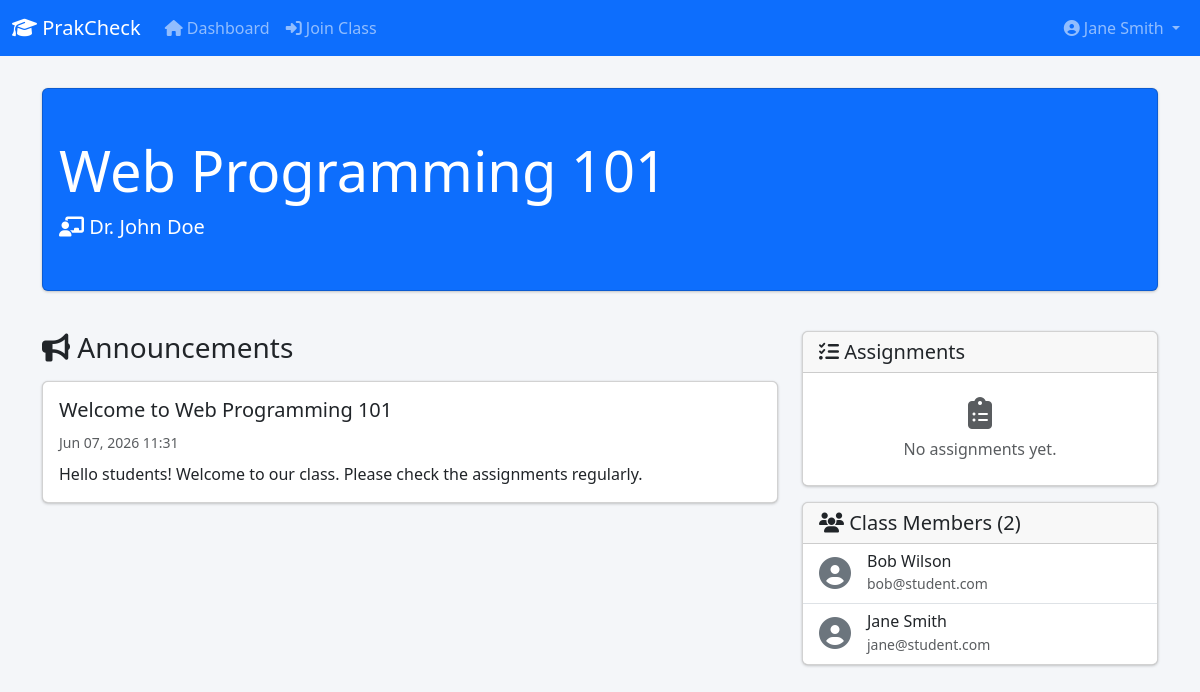
The page /class.php?id=1 (signed in) on the database its author committed.
### tables this page shows
CREATE TABLE classes (
    id INT AUTO_INCREMENT PRIMARY KEY,
    name VARCHAR(150) NOT NULL,
    code VARCHAR(10) NOT NULL UNIQUE,
    assistant_id INT NOT NULL,
    created_at DATETIME DEFAULT CURRENT_TIMESTAMP,
    FOREIGN KEY (assistant_id) REFERENCES users(id) ON DELETE CASCADE,
    INDEX idx_code (code),
    INDEX idx_assistant (assistant_id)
);

CREATE TABLE users (
    id INT AUTO_INCREMENT PRIMARY KEY,
    name VARCHAR(100) NOT NULL,
    email VARCHAR(100) NOT NULL UNIQUE,
    password VARCHAR(255) NOT NULL,
    role ENUM('assistant', 'student') NOT NULL,
    created_at DATETIME DEFAULT CURRENT_TIMESTAMP,
    INDEX idx_email (email),
    INDEX idx_role (role)
);

CREATE TABLE announcements (
    id INT AUTO_INCREMENT PRIMARY KEY,
    class_id INT NOT NULL,
    assistant_id INT NOT NULL,
    title VARCHAR(200) NOT NULL,
    content TEXT NOT NULL,
    created_at DATETIME DEFAULT CURRENT_TIMESTAMP,
    FOREIGN KEY (class_id) REFERENCES classes(id) ON DELETE CASCADE,
    FOREIGN KEY (assistant_id) REFERENCES users(id) ON DELETE CASCADE,
    INDEX idx_class (class_id),
    INDEX idx_created (created_at)
);

CREATE TABLE class_members (
    id INT AUTO_INCREMENT PRIMARY KEY,
    class_id INT NOT NULL,
    user_id INT NOT NULL,
    joined_at DATETIME DEFAULT CURRENT_TIMESTAMP,
    UNIQUE KEY unique_member (class_id, user_id),
    FOREIGN KEY (class_id) REFERENCES classes(id) ON DELETE CASCADE,
    FOREIGN KEY (user_id) REFERENCES users(id) ON DELETE CASCADE,
    INDEX idx_class (class_id),
    INDEX idx_user (user_id)
);

### includes/auth.php (called while the page is built, shortened)
<?php
function isLoggedIn(): bool {
    return isset($_SESSION['user_id']) && isset($_SESSION['user_role']);
}
function getCurrentUserRole(): ?string {
    return $_SESSION['user_role'] ?? null;
}
function getCurrentUserName(): ?string {
    return $_SESSION['user_name'] ?? null;
}

### includes/functions.php (called while the page is built, shortened)
<?php
function e(string $string): string {
    return htmlspecialchars($string, ENT_QUOTES, 'UTF-8');
}

### class.php (the view, shortened to what this page needs)
<?php
require_once 'includes/header.php';
$classId = isset($_GET['id']) ? (int)$_GET['id'] : 0;
try {
    $stmt = $pdo->prepare("
        SELECT c.*, u.name as assistant_name
        FROM classes c
        JOIN users u ON c.assistant_id = u.id
        WHERE c.id = ?
    ");
    $stmt->execute([$classId]);
    $class = $stmt->fetch();
    $stmt = $pdo->prepare("
        SELECT * FROM announcements
        WHERE class_id = ?
        ORDER BY created_at DESC
    ");
    $stmt->execute([$classId]);
    $announcements = $stmt->fetchAll();
    $stmt = $pdo->prepare("
        SELECT * FROM assignments
        WHERE class_id = ?
        ORDER BY created_at DESC
    ");
    $stmt->execute([$classId]);
    $assignments = $stmt->fetchAll();
    $stmt = $pdo->prepare("
        SELECT u.name, u.email, cm.joined_at
        FROM class_members cm
        JOIN users u ON cm.user_id = u.id
        WHERE cm.class_id = ?
        ORDER BY u.name ASC
    ");
    $stmt->execute([$classId]);
    $classMembers = $stmt->fetchAll();
} catch (PDOException $e) {
    setFlashMessage('danger', 'An error occurred while fetching class details.');
    header('Location: dashboard.php');
    exit;
}
?>
<div class="row mb-4">
    <div class="col-12">
        <div class="card bg-primary text-white">
            <div class="card-body py-5">
                <h1 class="display-4"><?= e($class['name']) ?></h1>
                <p class="lead mb-0">
                    <i class="fas fa-chalkboard-teacher"></i> <?= e($class['assistant_name']) ?>
                </p>
            </div>
        </div>
    </div>
</div>
<div class="row">
    <div class="col-md-8">
        <div class="d-flex justify-content-between align-items-center mb-3">
            <h3 class="mb-0"><i class="fas fa-bullhorn"></i> Announcements</h3>
        </div>
        <?php if (empty($announcements)): ?>
            <div class="card mb-3">
                <div class="card-body text-center text-muted py-5">
                    <i class="fas fa-comment-slash fa-3x mb-3"></i>
                    <p>No announcements yet.</p>
                </div>
            </div>
        <?php else: ?>
            <?php foreach ($announcements as $announcement): ?>
                <div class="card mb-3">
                    <div class="card-body">
                        <div class="d-flex justify-content-between align-items-start">
                            <div>
                                <h5 class="card-title"><?= e($announcement['title']) ?></h5>
                                <small class="text-muted">
                                    <?= date('M d, Y H:i', strtotime($announcement['created_at'])) ?>
                                </small>
                            </div>
                        </div>
                        <p class="card-text mt-2"><?= nl2br(e($announcement['content'])) ?></p>
                    </div>
                </div>
            <?php endforeach; ?>
        <?php endif; ?>
    </div>
    <div class="col-md-4">
        <div class="card mb-3">
            <div class="card-header d-flex justify-content-between align-items-center">
                <h5 class="mb-0"><i class="fas fa-tasks"></i> Assignments</h5>
            </div>
            <ul class="list-group list-group-flush">
                <?php if (empty($assignments)): ?>
                    <li class="list-group-item text-muted text-center py-4">
                        <i class="fas fa-clipboard-list fa-2x mb-2"></i><br>
                        No assignments yet.
                    </li>
                <?php endif; ?>
            </ul>
        </div>
        <div class="card mb-3">
            <div class="card-header">
                <h5 class="mb-0"><i class="fas fa-users"></i> Class Members (<?= count($classMembers) ?>)</h5>
            </div>
            <ul class="list-group list-group-flush" style="max-height: 300px; overflow-y: auto;">
                <?php if (empty($classMembers)): ?>
                    <li class="list-group-item text-muted text-center py-3">
                        No students have joined yet.
                    </li>
                <?php else: ?>
                    <?php foreach ($classMembers as $member): ?>
                        <li class="list-group-item d-flex align-items-center">
                            <div class="flex-shrink-0 me-3">
                                <i class="fas fa-user-circle fa-2x text-secondary"></i>
                            </div>
                            <div>
                                <h6 class="mb-0"><?= e($member['name']) ?></h6>
                                <small class="text-muted"><?= e($member['email']) ?></small>
                            </div>
                        </li>
                    <?php endforeach; ?>
                <?php endif; ?>
            </ul>
        </div>
    </div>
</div>
<?php require_once 'includes/footer.php'; ?>

### includes/header.php (shortened to what this page needs)
<?php
require_once __DIR__ . '/../includes/auth.php';
require_once __DIR__ . '/../includes/functions.php';
$currentPage = basename($_SERVER['PHP_SELF'], '.php');
?>
<!DOCTYPE html>
<html lang="en">
<head>
    <link href="https://cdn.jsdelivr.net/npm/bootstrap@5.3.2/dist/css/bootstrap.min.css" rel="stylesheet">
    <link rel="stylesheet" href="https://cdnjs.cloudflare.com/ajax/libs/font-awesome/6.5.1/css/all.min.css">
    <link rel="stylesheet" href="/prakchek_/assets/css/style.css">
</head>
<body>
    <?php if (isLoggedIn()): ?>
    <nav class="navbar navbar-expand-lg navbar-dark bg-primary">
        <div class="container-fluid">
            <a class="navbar-brand" href="/prakchek_/">
                <i class="fas fa-graduation-cap"></i> PrakCheck
            </a>
            <div class="collapse navbar-collapse" id="navbarNav">
                <ul class="navbar-nav me-auto">
                    <li class="nav-item">
                        <a class="nav-link <?= $currentPage === 'dashboard' ? 'active' : '' ?>" href="/prakchek_/dashboard.php">
                            <i class="fas fa-home"></i> Dashboard
                        </a>
                    </li>
                    <?php if (getCurrentUserRole() === 'assistant'): ?>
                    <li class="nav-item">
                        <a class="nav-link <?= $currentPage === 'create_class' ? 'active' : '' ?>" href="/prakchek_/create_class.php">
                            <i class="fas fa-plus-circle"></i> Create Class
                        </a>
                    </li>
                    <?php else: ?>
                    <li class="nav-item">
                        <a class="nav-link <?= $currentPage === 'join_class' ? 'active' : '' ?>" href="/prakchek_/join_class.php">
                            <i class="fas fa-sign-in-alt"></i> Join Class
                        </a>
                    </li>
                    <?php endif; ?>
                </ul>
                <ul class="navbar-nav">
                    <li class="nav-item dropdown">
                        <a class="nav-link dropdown-toggle" href="#" id="userDropdown" role="button" data-bs-toggle="dropdown">
                            <i class="fas fa-user-circle"></i> <?= e(getCurrentUserName()) ?>
                        </a>
                    </li>
                </ul>
            </div>
        </div>
    </nav>
    <?php endif; ?>
    <main class="container my-4">

### includes/footer.php (shortened to what this page needs)
    </main>
</body>
</html>

### assets/css/style.css (style rules this page uses)
body { background-color: #f4f6f9; }
.card { box-shadow: 0 0 1px rgba(0,0,0,.125), 0 1px 3px rgba(0,0,0,.2); margin-bottom: 1rem; }
.navbar { margin-bottom: 2rem; }

### rows shown on the page
classes: name "Web Programming 101", assistant.name "Dr. John Doe"
announcements: title "Welcome to Web Programming 101", created_at "Jun 07, 2026 11:31", content "Hello students! Welcome to our class. Please check the assignments regularly."
class_members: user.name "Bob Wilson", user.email "bob@student.com"
class_members: user.name "Jane Smith", user.email "jane@student.com"

### other values the page prints
getCurrentUserName() "Jane Smith"
count($classMembers) "2"
